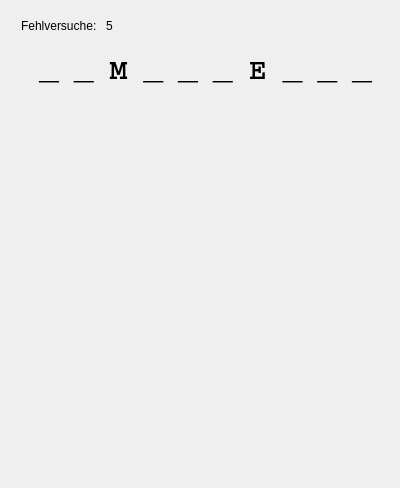
<?xml version="1.0" encoding="UTF-8"?>
<ui version="4.0">
 <class>MainWindow</class>
 <widget class="QMainWindow" name="MainWindow">
  <property name="geometry">
   <rect>
    <x>0</x>
    <y>0</y>
    <width>400</width>
    <height>488</height>
   </rect>
  </property>
  <property name="windowTitle">
   <string>MainWindow</string>
  </property>
  <widget class="QWidget" name="centralWidget">
   <widget class="QLabel" name="background">
    <property name="geometry">
     <rect>
      <x>0</x>
      <y>0</y>
      <width>401</width>
      <height>491</height>
     </rect>
    </property>
    <property name="text">
     <string/>
    </property>
    <property name="pixmap">
     <pixmap resource="hangman.qrc">:/backgrounds/Hangman01.png</pixmap>
    </property>
    <property name="scaledContents">
     <bool>true</bool>
    </property>
   </widget>
   <widget class="QLabel" name="word">
    <property name="geometry">
     <rect>
      <x>20</x>
      <y>50</y>
      <width>371</width>
      <height>41</height>
     </rect>
    </property>
    <property name="font">
     <font>
      <family>Courier</family>
      <pointsize>22</pointsize>
      <weight>75</weight>
      <bold>true</bold>
     </font>
    </property>
    <property name="text">
     <string>_ _ M _ _ _ E _ _ _</string>
    </property>
    <property name="alignment">
     <set>Qt::AlignCenter</set>
    </property>
   </widget>
   <widget class="QWidget" name="horizontalLayoutWidget">
    <property name="geometry">
     <rect>
      <x>10</x>
      <y>0</y>
      <width>121</width>
      <height>51</height>
     </rect>
    </property>
    <layout class="QHBoxLayout" name="horizontalLayout">
     <item>
      <widget class="QLabel" name="label">
       <property name="text">
        <string>Fehlversuche: </string>
       </property>
      </widget>
     </item>
     <item>
      <widget class="QLabel" name="numberofmistakes">
       <property name="text">
        <string>5</string>
       </property>
      </widget>
     </item>
    </layout>
   </widget>
  </widget>
  <widget class="QMenuBar" name="menuBar">
   <property name="geometry">
    <rect>
     <x>0</x>
     <y>0</y>
     <width>400</width>
     <height>26</height>
    </rect>
   </property>
  </widget>
 </widget>
 <layoutdefault spacing="6" margin="11"/>
 <resources>
  <include location="hangman.qrc"/>
 </resources>
 <connections/>
</ui>
